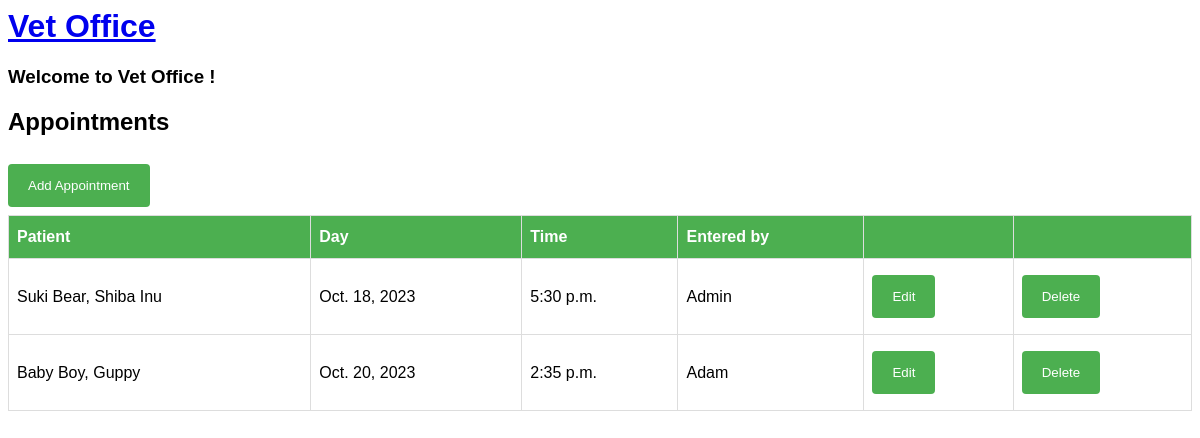
The app's page /appointment/list (signed in) with its own data.
### vetoffice/models.py (models this page shows, shortened)
class Appointment(models.Model):
    patient = models.ForeignKey(Patient, on_delete=models.CASCADE)
    day = models.DateField(auto_now=False, auto_now_add=False)
    time = models.TimeField(auto_now=False, auto_now_add=False)
    user = models.ForeignKey(
        User,
        models.SET_NULL,
        blank=True,
        null=True,
    )

class Patient(models.Model):
    DOG = 'DO'
    CAT = 'CA'
    BIRD = 'BI'
    REPTILE = 'RE'
    OTHER = 'OT'
    ANIMAL_TYPE_CHOICES = [
        (DOG, 'Dog'),
        (CAT, 'Cat'),
        (BIRD, 'Bird'),
        (REPTILE, 'Reptile'),
        (OTHER, 'Other'),
    ]
    animal_type = models.CharField(max_length=2, choices=ANIMAL_TYPE_CHOICES, default=OTHER)
    breed = models.CharField(max_length=200)
    pet_name = models.CharField(max_length=30)
    age = models.IntegerField(default=0)
    owner = models.ForeignKey(Owner, on_delete=models.CASCADE)
    def __str__(self):
        return self.pet_name + ", " + self.breed

### vetoffice/views.py (the view)
# urls.py: path("appointment/list", views.AppointmentList.as_view(), name="apptlist"),
class AppointmentList(LoginRequiredMixin, ListView):
  model = Appointment

### vetoffice/templates/vetoffice/appointment_list.html
{% extends './base.html' %}
{% block content %}
<h2>Appointments</h2>
<a href="{% url 'apptcreate' %}"><button class="btn">Add Appointment</button></a>
<table id="owners">
 <tr>
   <th>Patient</th>
   <th>Day</th>
   <th>Time</th>
   <th>Entered by</th>
   <th> </th>
   <th> </th>
 </tr>
 {% for appt in appointment_list %}
 <tr>
 <tr>
     <td>{{ appt.patient }}</td>
     <td>{{ appt.day }}</td>
     <td>{{ appt.time }}</td>
     <td>{{ appt.user }}</td>
     <td><a href="{% url 'apptupdate' appt.id%}"><button>Edit</button></a></td>
     <td><a href="{% url 'apptdelete' appt.id%}"><button>Delete</button></a></td>
 </tr>
 {% endfor %}
</table>
{% endblock %}

### vetoffice/templates/vetoffice/base.html (style rules this page uses)
body { font-family: Arial, Helvetica, sans-serif; }
table { border-collapse: collapse; width: 100%; }
td, th { border: 1px solid #ddd; padding: 8px; }
tr:nth-child(even) { background-color: #f2f2f2; }
th { padding-top: 12px; padding-bottom: 12px; text-align: left; background-color: #4CAF50; color: white; }
button, input[type=submit] { background-color: #4CAF50; color: white; padding: 14px 20px; margin: 8px 0; border: none; border-radius: 4px; cursor: pointer; }

### records on screen
Appointment: patient "Suki Bear, Shiba Inu", day "Oct. 18, 2023", time "5:30 p.m.", user "Admin"
Appointment: patient "Baby Boy, Guppy", day "Oct. 20, 2023", time "2:35 p.m.", user "Adam"
